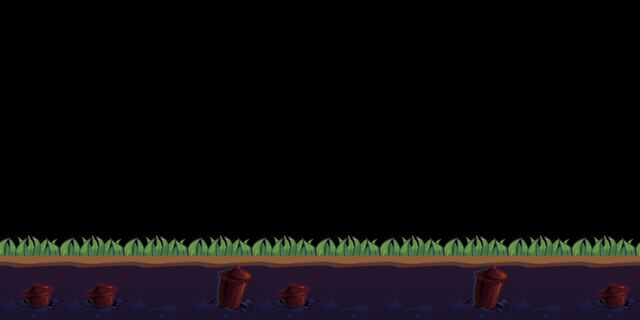

The image is a tile-based game level rendered from a .tmx file. Its description and source (layers, tilesets, objects; grid data summarised) follow:
An orthogonal 20x10 tile map with 32x32 px tiles, 2 tile layers (background, grass) and 4 objects (3x coin, rock).

<map version="1.0" orientation="orthogonal" width="20" height="10" tilewidth="32" tileheight="32">
 <tileset firstgid="1" name="map" tilewidth="32" tileheight="32">
  <image source="map.png" width="128" height="128" />
 </tileset>
 <layer name="background" width="20" height="10">
  <data>[200 cells, 200 non-empty, 13 distinct tile ids]</data>
 </layer>
 <layer name="grass" width="20" height="10">
  <data>[200 cells, 20 non-empty, 2 distinct tile ids]</data>
 </layer>
 <objectgroup name="coin" width="0" height="0">
  <object type="coin" x="400" y="88" width="34" height="33" />
  <object type="coin" x="500" y="142" width="34" height="34" />
  <object type="coin" x="351" y="184" width="34" height="30" />
 </objectgroup>
 <objectgroup name="rock" width="0" height="0">
  <object type="rock" x="148" y="207" width="30" height="27" />
 </objectgroup>
</map>
